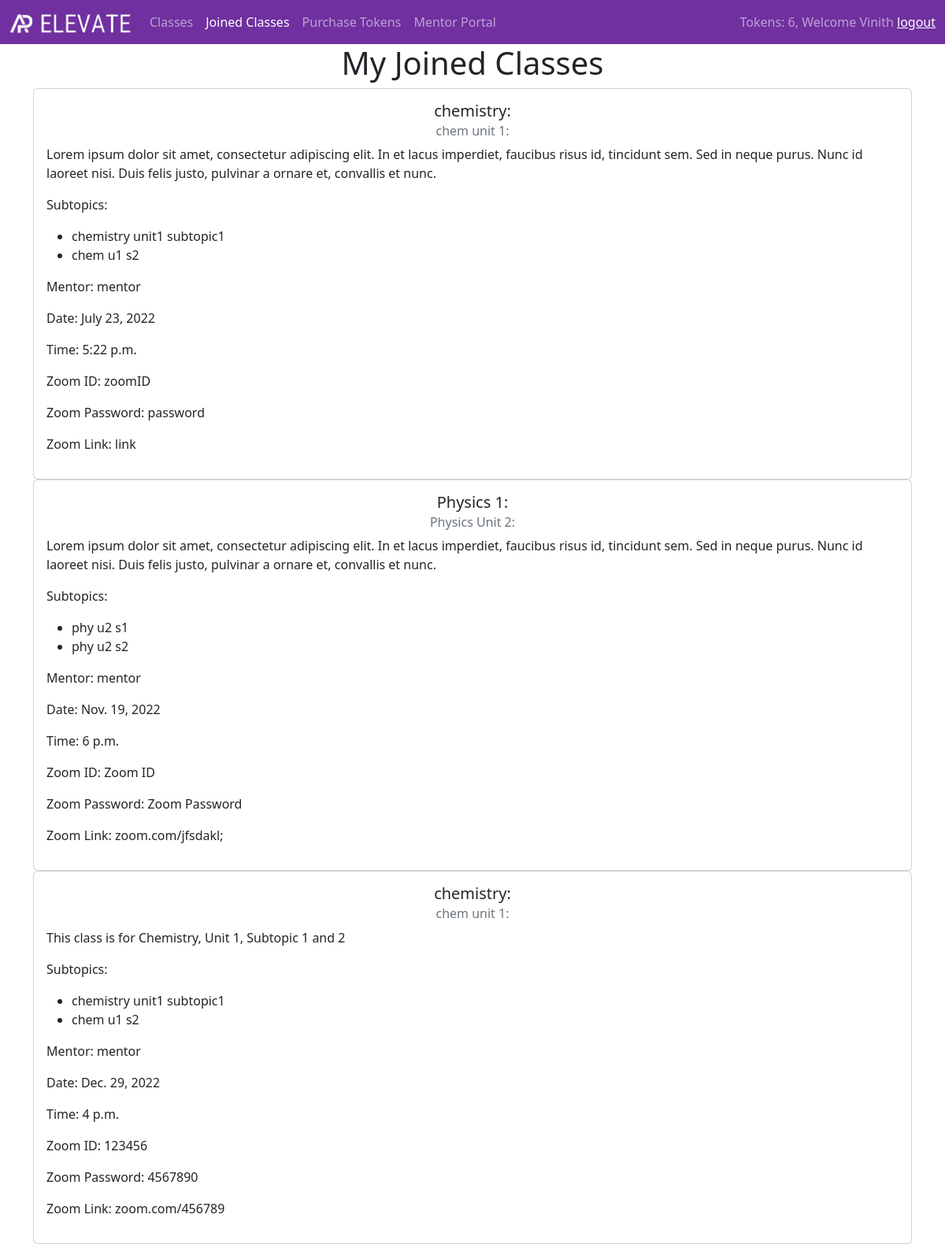
/joined-classes/ (signed in), run on the app's committed database.
### APE/models.py (models this page shows)
class Students(models.Model):
    user = models.ForeignKey(User, on_delete=models.SET_NULL, null=True)
    profile_pic = models.FileField(blank=True)
    Tokens = models.IntegerField(default=0)

class Subtopics(models.Model):
    unit = models.ForeignKey(Units, null=True, on_delete=models.SET_NULL)
    st_number = models.FloatField()
    st_name = models.TextField()

class Units(models.Model):
    subject = models.ForeignKey(Subjects, null=True, on_delete=models.SET_NULL)
    unit_number = models.IntegerField()
    unit_name = models.TextField()

class Subjects(models.Model):
    sub_name = models.TextField()
    sub_desc = models.TextField()
    sub_outline = models.FileField()

class Classes(models.Model):
    subtopics = models.ManyToManyField(Subtopics)
    class_desc = models.TextField()
    mentor = models.ForeignKey(User, on_delete=models.SET_NULL, null=True)
    students = models.ManyToManyField(Students, blank=True)
    zoom_ID = models.CharField(max_length=30)
    zoom_password = models.CharField(max_length=30)
    zoom_link = models.CharField(max_length=30)
    date = models.DateField(blank=True)
    time = models.TimeField(blank=True)

### APE/views.py (the view)
# urls.py: path('joined-classes/', joined_classes, name='joined'),
@login_required(login_url='login')
def joined_classes(request):
    student = Students.objects.get(user=request.user)
    obj = Classes.objects.all()
    subtopics = []
    students = []
    for o in obj:
        subtopics.append(o.subtopics.all())
        students.append(o.students.all())
    context = {'object': obj,
               'subtopics_l': subtopics,
               'user': request.user,
               "student": student}
    return render(request, "joined_classes.html", context)

### APE/templatetags/custom_tags.py (called while the page is built)
@register.filter(name='has_group')
def has_group(user, group_name):
    group = Group.objects.get(name=group_name)
    return True if group in user.groups.all() else False

@register.simple_tag
def define(val=None):
  return val

### templates/joined_classes.html
{% extends "base.html" %}
{% load custom_tags %}
{% block nav2 %}<a class="nav-link active" href="{% url 'joined' %}">Joined Classes</a>{%endblock%}
{% block main %}
    <div class="container text-center">
      <div class="row">
        <div class="col">
        </div>
        <div class="col">
          <h1>My Joined Classes</h1>
        </div>
        <div class="col">
        </div>
      </div>
    </div>
<div class="container text-center">
    {% for obj in object %}
        {% for student in obj.students.all %}
            {% if student.user == user %}
                <div class="row gy-3">
          <div class="col">
            <div class="card">
                <div class="card-body">
                    {% define "True" as first %}
                    {% for subtopic in obj.subtopics.all %}
                        {% if first == "True" %}
                            <h5 class="card-title">{{subtopic.unit.subject.sub_name}}:</h5>
                            <h6 class="card-subtitle mb-2 text-muted">{{subtopic.unit.unit_name}}:</h6>
                            <p style = "text-align: left">{{obj.class_desc}}</p>
                            <p style = "text-align:left"> Subtopics:</p>
                            <ul style = "text-align: left">
                            {% define "False" as first %}
                         {% endif %}
                            <li>{{subtopic.st_name}}</li>
                    {% endfor %}
                            </ul>
                    <p style = "text-align: left">Mentor: {{ obj.mentor.first_name }} {{ object.mentor.last_name }}</p>
                    <p style = "text-align: left">Date: {{ obj.date }}</p>
                    <p style = "text-align: left">Time: {{ obj.time }}</p>
                    <p style = "text-align: left">Zoom ID: {{ obj.zoom_ID }}</p>
                    <p style = "text-align: left">Zoom Password: {{ obj.zoom_password }}</p>
                    <p style = "text-align: left">Zoom Link: {{ obj.zoom_link }}</p>
        </div>
      </div>
          </div>
                </div>
            {% endif %}
        {% endfor %}
    {% endfor %}
  </div>
{% endblock %}

### templates/base.html (shortened to what this page needs)
<!doctype html>
<html lang="en">
{% load custom_tags %}
{% load static %}
  <head>
    <link href="https://cdn.jsdelivr.net/npm/bootstrap@5.2.0/dist/css/bootstrap.min.css" rel="stylesheet">
    <link href="{% static 'css/style.css' %}" rel="stylesheet">
  </head>
  <body >
    <nav class="navbar navbar-expand-lg navbar-dark" style="background-color: #7030A0;">
      <div class="container-fluid">
        {% if user.is_authenticated %}
          <a class="navbar-brand" href="{% url 'std_dashboard' %}">
        {% endif %}
          <img src="{% static 'images/logo_white.png' %}" alt="" width="154" height="24">
        </a>
        <div class="collapse navbar-collapse" id="navbarSupportedContent">
          <ul class="navbar-nav me-auto mb-2 mb-lg-0">
            <li class="nav-item">
              {% block nav1 %}<a class="nav-link" href="{% url 'enrol' %}">Classes</a>{%endblock%}
            </li>
            <li class="nav-item">
              {% block nav2 %}<a class="nav-link" href="{% url 'joined' %}">Joined Classes</a>{%endblock%}
            </li>
            <li class="nav-item">
              {% block nav3 %}<a class="nav-link" href="{% url 'purchase' %}">Purchase Tokens</a>{%endblock%}
            </li>
            {% if request.user|has_group:"mentors" %}
              <li class="nav-item">
                <a class="nav-link" href="{% url 'men_dashboard' %}">Mentor Portal</a>
              </li>
            {% elif not request.user|has_group:"mentors" %}
              <li class="nav-item">
                <a class="nav-link" href="{% url 'mentor_apps' %}">Apply to Mentor</a>
              </li>
            {% endif %}
          </ul>
          {% if user.is_authenticated %}
            <span class="navbar-text">
              Tokens: {{student.Tokens}},
              Welcome {{request.user.first_name}}
              <a href="{% url 'logout' %}">logout</a>
            </span>
          {% endif %}
        </div>
      </div>
    </nav>
    {% block main%}
    {% endblock %}
  </body>
</html>

### data on the page
Students: Tokens "6"
Classes: class_desc "Lorem ipsum dolor sit amet, consectetur adipiscing elit. In et lacus imperdiet, faucibus risus id, tincidunt sem. Sed in neque purus. Nunc id laoreet nisi. Duis felis justo, pulvinar a ornare et, convallis et nunc.", mentor.first_name "mentor", date "July 23, 2022", time "5:22 p.m.", zoom_ID "zoomID", zoom_password "password", zoom_link "link"
Subtopics: unit.subject.sub_name "chemistry", unit.unit_name "chem unit 1", st_name "chemistry unit1 subtopic1"
Subtopics: st_name "chem u1 s2"
Classes: class_desc "Lorem ipsum dolor sit amet, consectetur adipiscing elit. In et lacus imperdiet, faucibus risus id, tincidunt sem. Sed in neque purus. Nunc id laoreet nisi. Duis felis justo, pulvinar a ornare et, convallis et nunc.", mentor.first_name "mentor", date "Nov. 19, 2022", time "6 p.m.", zoom_ID "Zoom ID", zoom_password "Zoom Password", zoom_link "zoom.com/jfsdakl;"
Subtopics: unit.subject.sub_name "Physics 1", unit.unit_name "Physics Unit 2", st_name "phy u2 s1"
Subtopics: st_name "phy u2 s2"
Classes: class_desc "This class is for Chemistry, Unit 1, Subtopic 1 and 2", mentor.first_name "mentor", date "Dec. 29, 2022", time "4 p.m.", zoom_ID "123456", zoom_password "4567890", zoom_link "zoom.com/456789"

### other printed values
{{ request.user.first_name }} "Vinith"
